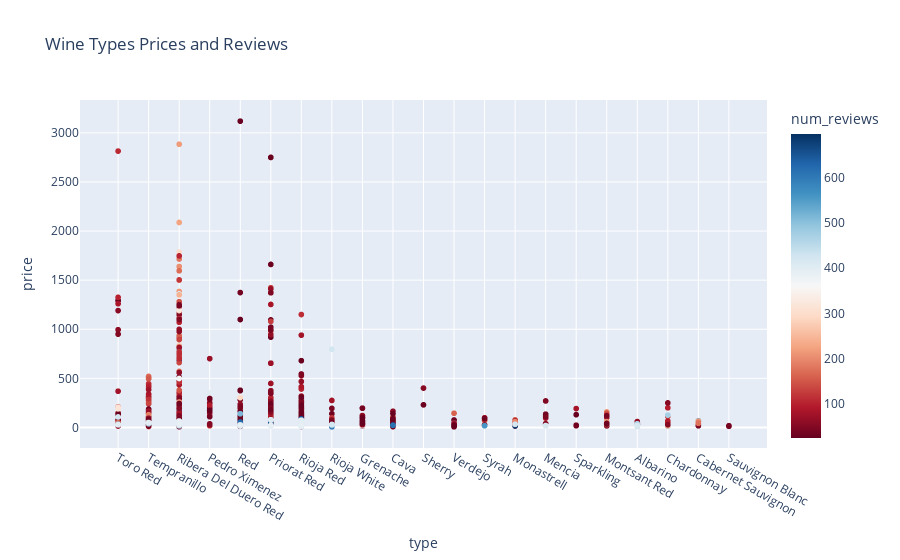

The notebook cell this image was saved under:
### Code cell
fig = px.scatter(df1, x="type", y="price", color="num_reviews", title='Wine Types Prices and Reviews', color_continuous_scale="RdBu")
fig.show()

### Figure 1 — Plotly figure (JSON) as saved in the notebook; plotly's stock layout.template omitted (floating-point values rounded to 4 significant figures; data arrays with more than 128 entries replaced by an {"elided": "..."} marker saying what was removed)
{"data": [{"hovertemplate": "type=%{x}<br>price=%{y}<br>num_reviews=%{marker.color}<extra></extra>", "legendgroup": "", "marker": {"color": {"elided": "5756 int values"}, "coloraxis": "coloraxis", "symbol": "circle"}, "mode": "markers", "name": "", "showlegend": false, "type": "scattergl", "x": {"elided": "5756 str values"}, "xaxis": "x", "y": {"elided": "5756 float values"}, "yaxis": "y"}], "layout": {"coloraxis": {"colorbar": {"title": {"text": "num_reviews"}}, "colorscale": [[0, "rgb(103,0,31)"], [0.1, "rgb(178,24,43)"], [0.2, "rgb(214,96,77)"], [0.3, "rgb(244,165,130)"], [0.4, "rgb(253,219,199)"], [0.5, "rgb(247,247,247)"], [0.6, "rgb(209,229,240)"], [0.7, "rgb(146,197,222)"], [0.8, "rgb(67,147,195)"], [0.9, "rgb(33,102,172)"], [1, "rgb(5,48,97)"]]}, "legend": {"tracegroupgap": 0}, "title": {"text": "Wine Types Prices and Reviews"}, "xaxis": {"anchor": "y", "domain": [0, 1], "title": {"text": "type"}}, "yaxis": {"anchor": "x", "domain": [0, 1], "title": {"text": "price"}}}}
